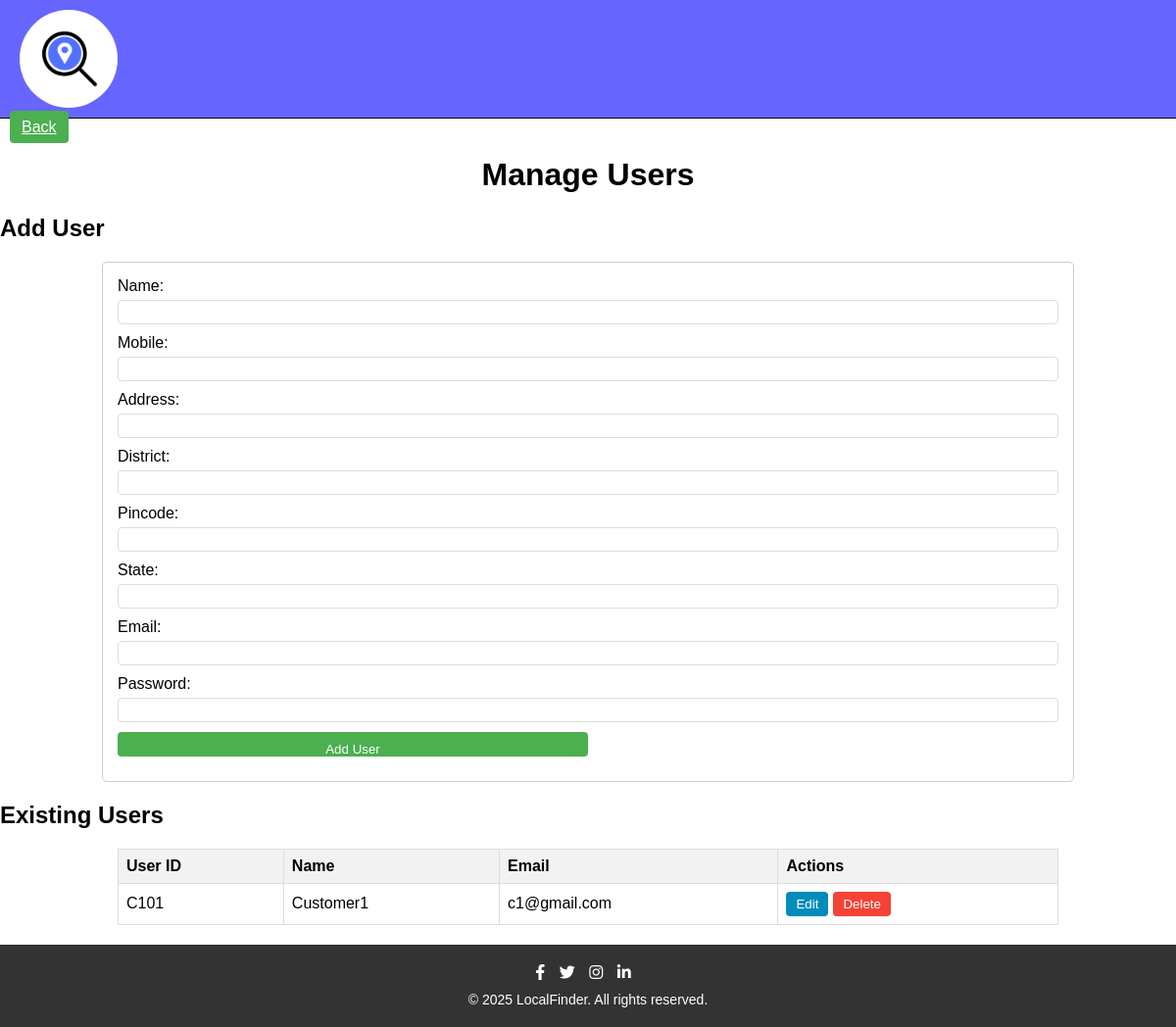
/CurrentVersion/manage_users.php, run on the app's committed database.
### tables this page shows
CREATE TABLE `customer` (
  `Cid` varchar(255) NOT NULL,
  `Cname` varchar(255) NOT NULL,
  `Cmobile` decimal(10,0) DEFAULT NULL,
  `Address_line1` varchar(255) DEFAULT NULL,
  `District` varchar(255) DEFAULT NULL,
  `Pincode` decimal(6,0) DEFAULT NULL,
  `State` varchar(255) DEFAULT NULL,
  `Email` varchar(255) NOT NULL,
  `Pass` varchar(255) NOT NULL
);

### CurrentVersion/manage_users.php (the view, shortened to what this page needs)
<?php
require_once "pdo.php";
$stmt = $pdo->query('SELECT * FROM customer');
$users = $stmt->fetchAll(PDO::FETCH_ASSOC);
?>
<!DOCTYPE html>
<html>
<head>
    <link rel="stylesheet" type="text/css" href="styles/style.css">
    <link rel="stylesheet" href="https://cdnjs.cloudflare.com/ajax/libs/font-awesome/5.15.3/css/all.min.css">
</head>
<body>
    <header>
        <div id="logo_1"></div>
    </header>
    <a href="admin_dashboard.php" class="back-button">Back</a>
    <h1>Manage Users</h1>
    <h2>Add User</h2>
    <form method="POST">
        <label for="Cname">Name:</label>
        <input type="text" name="Cname" required>
        <label for="Cmobile">Mobile:</label>
        <input type="number" name="Cmobile">
        <label for="Address_line1">Address:</label>
        <input type="text" name="Address_line1">
        <label for="District">District:</label>
        <input type="text" name="District">
        <label for="Pincode">Pincode:</label>
        <input type="number" name="Pincode">
        <label for="State">State:</label>
        <input type="text" name="State">
        <label for="Email">Email:</label>
        <input type="email" name="Email" required>
        <label for="Pass">Password:</label>
        <input type="text" name="Pass" required>
        <input type="submit" value="Add User">
    </form>
    <h2>Existing Users</h2>
    <table>
        <thead>
            <tr>
                <th>User ID</th>
                <th>Name</th>
                <th>Email</th>
                <th>Actions</th>
            </tr>
        </thead>
        <tbody>
            <?php foreach($users as $user) { ?>
                <tr>
                    <td><?= htmlspecialchars($user['Cid']) ?></td>
                    <td><?= htmlspecialchars($user['Cname']) ?></td>
                    <td><?= htmlspecialchars($user['Email']) ?></td>
                    <td>
                        <div class="action-buttons">
                            <button class="edit-button" onclick="openEditModal('<?= htmlspecialchars($user['Cid']) ?>', '<?= htmlspecialchars($user['Cname']) ?>', '<?= htmlspecialchars($user['Cmobile']) ?>', '<?= htmlspecialchars($user['Address_line1']) ?>', '<?= htmlspecialchars($user['District']) ?>', '<?= htmlspecialchars($user['Pincode']) ?>', '<?= htmlspecialchars($user['State']) ?>', '<?= htmlspecialchars($user['Email']) ?>', '<?= htmlspecialchars($user['Pass']) ?>')">Edit</button>
                            <button class="delete-button" onclick="openDeleteModal('<?= htmlspecialchars($user['Cid']) ?>')">Delete</button>
                        </div>
                    </td>
                </tr>
            <?php } ?>
        </tbody>
    </table>
    <footer>
        <div class="social-icons">
            <a href="#"><i class="fab fa-facebook-f"></i></a>
            <a href="#"><i class="fab fa-twitter"></i></a>
            <a href="#"><i class="fab fa-instagram"></i></a>
            <a href="#"><i class="fab fa-linkedin-in"></i></a>
        </div>
        <div class="copyright">
            &copy; 2025 LocalFinder. All rights reserved.
        </div>
    </footer>
</body>
</html>

### CurrentVersion/styles/style.css (style rules this page uses)
#logo_1 { width: 100px; height: 100px; background-image: url("icon_no_text.png"); background-blend-mode: dark; background-size: cover; background-position: center; border-radius: 50%; }
header { display: flex; align-items: center; justify-content: space-between; background-color: rgba(0, 0, 255, 0.6); border-bottom: 1px solid black; padding: 10px 20px; }
header > div { display: flex; }
#logo_1 { width: 100px; height: 100px; background-image: url("icon_no_text.png"); background-blend-mode: dark; background-size: cover; background-position: center; border-radius: 50%; transition: transform 0.3s ease-in-out; }
form { margin: 20px; padding: 20px; border: 1px solid #ccc; border-radius: 5px; }
label { display: block; margin-bottom: 5px; }
input ,textarea, select { width: 100%; padding: 8px; margin-bottom: 10px; border: 1px solid #ccc; border-radius: 4px; box-sizing: border-box; }
button, input[type="submit"] { background-color: #4CAF50; color: white; padding: 10px 15px; border: none; border-radius: 4px; cursor: pointer; }
footer { background-color: #333; color: #fff; padding: 20px; text-align: center; transition: background-color 0.3s ease; }
.social-icons { margin-bottom: 10px; }
.social-icons a { color: #fff; margin-right: 10px; transition: color 0.3s ease, transform 0.3s ease; }
.copyright { font-size: 14px; }
form > label { display: inline-block; width: 35%; }
form > input { height: 25px; width: 50%; border-radius: 8px; border: 1px solid black; padding:0 10px; transition: border-color 0.3s ease; }
body { font-family: Arial, sans-serif; margin: 0; padding: 0; }
h1 { text-align: center; }

### CurrentVersion/manage_users.php (style rules this page uses)
table { width: 80%; margin: 20px auto; border-collapse: collapse; }
th, td { border: 1px solid #ddd; padding: 8px; text-align: left; }
th { background-color: #f2f2f2; }
form { width: 80%; margin: 20px auto; padding: 15px; border: 1px solid #ccc; border-radius: 5px; }
label { display: block; margin-bottom: 5px; }
input[type="text"], input[type="email"], input[type="password"], input[type="number"] { width: 100%; padding: 8px; margin-bottom: 10px; border: 1px solid #ddd; border-radius: 4px; box-sizing: border-box; }
input[type="submit"] { background-color: #4CAF50; color: white; padding: 10px 15px; border: none; border-radius: 4px; cursor: pointer; }
.action-buttons { display: flex; gap: 5px; }
.action-buttons button { padding: 5px 10px; border: none; border-radius: 4px; cursor: pointer; }
.edit-button { background-color: #008CBA; color: white; }
.delete-button { background-color: #f44336; color: white; }
.back-button { margin: 10px; padding: 8px 12px; background-color: #4CAF50; color: white; border: none; border-radius: 4px; cursor: pointer; }

### data on the page
customer: Cid "C101", Cname "Customer1", Email "c1@gmail.com"
